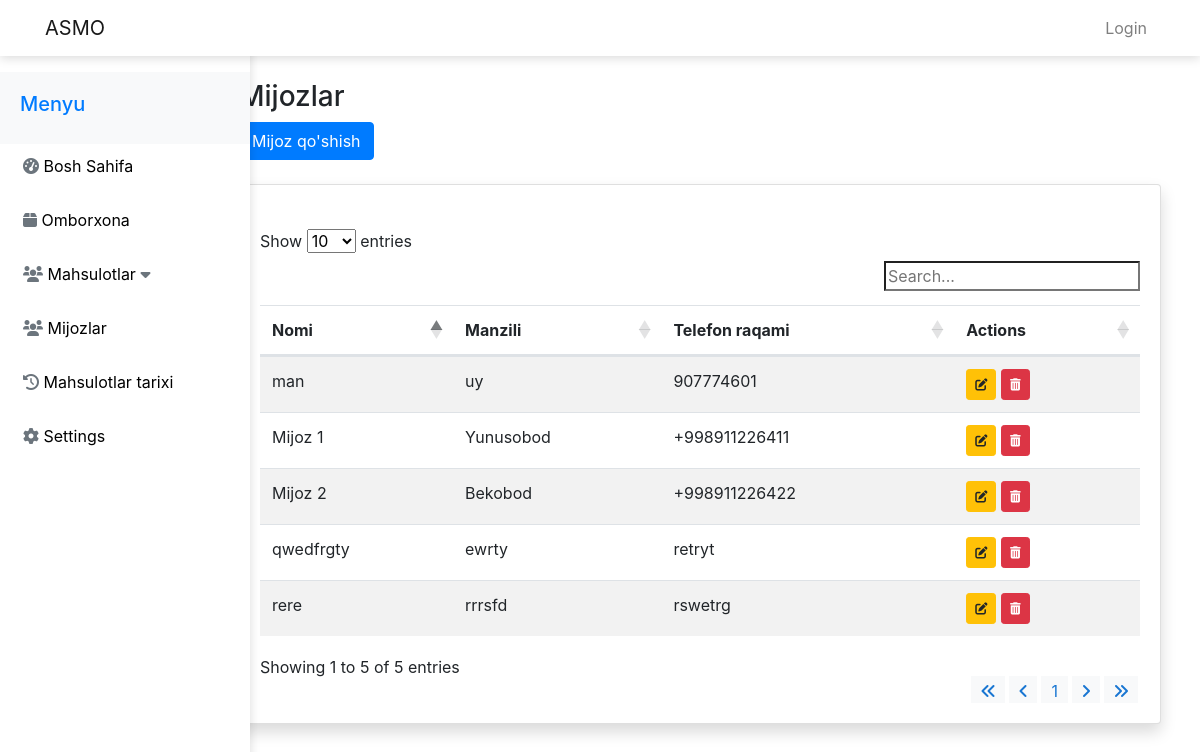
The app's page /customers/ with its own data.
### warehouse/models.py (models this page shows, shortened)
class Customer(models.Model):
    name = models.CharField(max_length=255)
    location = models.CharField(max_length=255)
    phone_number = models.CharField(max_length=20)

### warehouse/views.py (the view)
# urls.py: path('customers/', views.customers, name='customers'),
def customers(request):
    customers = Customer.objects.all()
    return render(request, 'warehouse/customers.html', {'customers': customers})

### warehouse/templates/warehouse/customers.html (shortened to what this page needs)
{% extends 'warehouse/base.html' %}
{% block content %}
<div class="container-fluid">
    <h3 class="mt-4">Mijozlar</h3>
    <button type="button" class="btn btn-primary" data-toggle="modal"  data-target="#addCustomerModal" data-tooltip="Mijoz Qo'shish">
        Mijoz qo'shish
    </button>
    <div class="card shadow mt-4 mb-5">
        <div class="card-body">
            <div class="table-responsive mt-4">
                <table id="customer-table" class="table table-striped table-hover">
                    <thead>
                        <tr>
                            <th>Nomi</th>
                            <th>Manzili</th>
                            <th>Telefon raqami</th>
                            <th>Actions</th>
                        </tr>
                    </thead>
                    <tbody>
                        {% for customer in customers %}
                        <tr>
                            <td>{{ customer.name }}</td>
                            <td>{{ customer.location }}</td>
                            <td>{{ customer.phone_number }}</td>
                            <td>
                                <button class="btn btn-sm btn-warning edit-customer" data-tooltip="Tahrirlash" data-id="{{ customer.id }}">
                                </button>
                            <button class="btn btn-sm btn-danger delete-customer" data-customer-id="{{ customer.id }}" data-tooltip="Mijozni o'chirish">
                            </button>
                            </td>
                        </tr>
                        {% endfor %}
                    </tbody>
                </table>
            </div>
        </div>
    </div>
</div>
{% endblock %}

### warehouse/static/css/main.css (style rules this page uses)
.table-responsive { margin: 0 auto; }

### records on screen
Customer: name "Mijoz 1", location "Yunusobod", phone_number "+998911226411"
Customer: name "Mijoz 2", location "Bekobod", phone_number "+998911226422"
Customer: name "qwedfrgty", location "ewrty", phone_number "retryt"
Customer: name "rere", location "rrrsfd", phone_number "rswetrg"
Customer: name "man", location "uy", phone_number "907774601"
